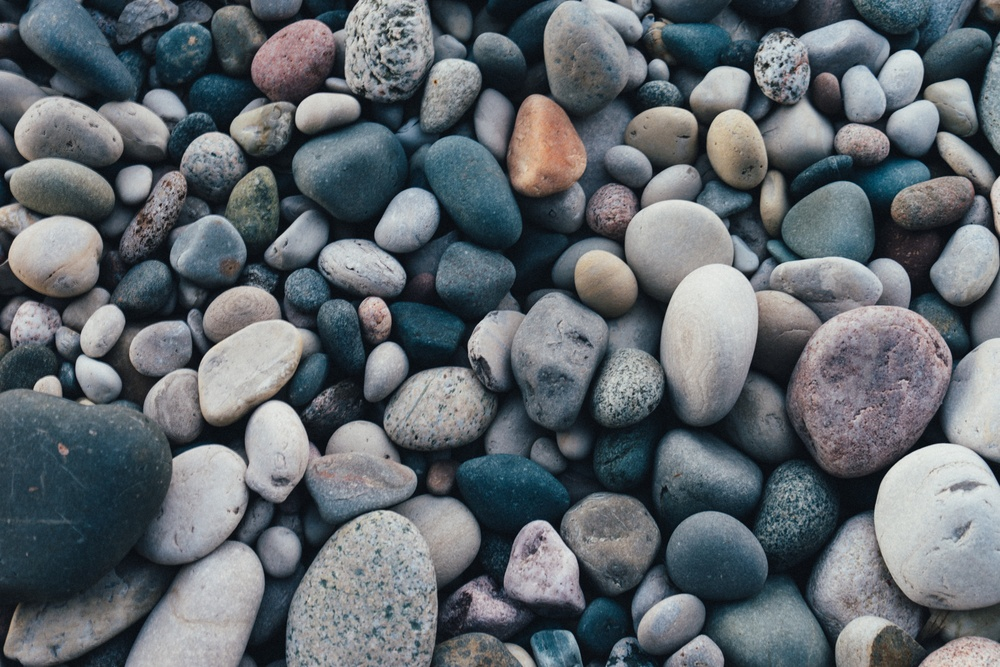
#> input picture stones_1.jpg, 1000 x 667 px, shrunk from 6000 x 4000 before the run, found by its file name
$ python lab.3.1.py
#> lines starting #> are read from the running program, lines starting #| are printed output that depends on the picture; after the words box and inside, x2 and y2 are one past the last pixel; in counts of white or black regions, pixels touching at a corner belong together
import os
import matplotlib.pyplot as plt
import numpy as np
from PIL import Image
from scipy.ndimage import (
    binary_closing,
    binary_dilation,
    binary_erosion,
    binary_opening,
)

# 1. Завантаження зображення
image_path = r"C:\Users\alimo\OneDrive\Робочий стіл\Pyton\lab3\stones_1.jpg"

if not os.path.exists(image_path):
    raise FileNotFoundError(f"Файл не знайдено за шляхом: {image_path}")

# 2. Перетворення у відтінки сірого (L-mode)
img_gray = Image.open(image_path).convert("L")
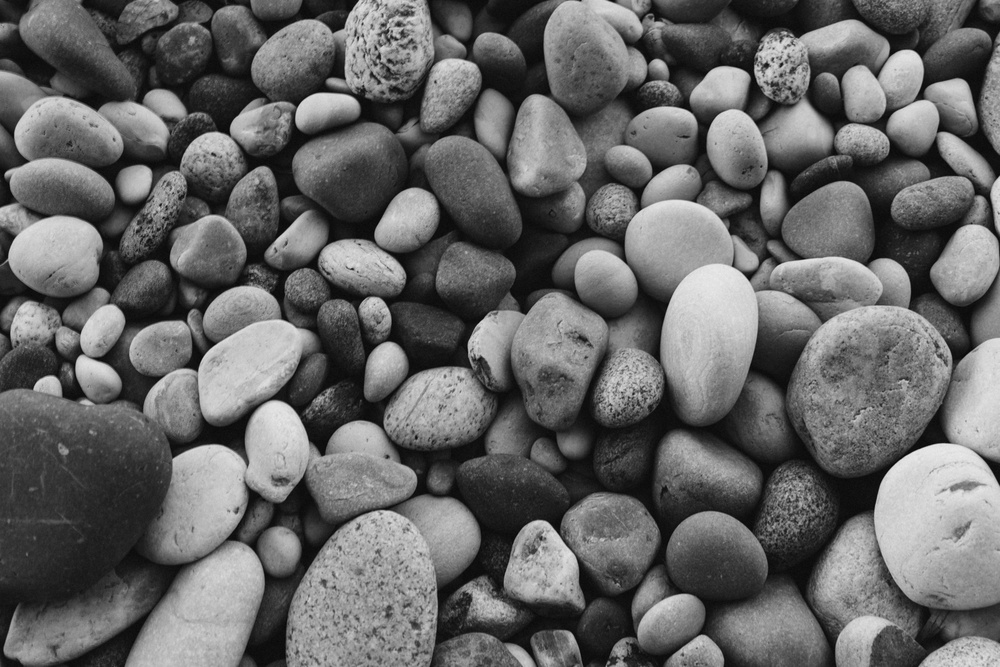
#> img_gray: PIL image 1000x667 L; min 3, max 236, mean 102.2
img_gray_arr = np.array(img_gray)

# 3. Порогове перетворення (бінаризація)
threshold = 135
im_bin = (img_gray_arr > threshold).astype(int)
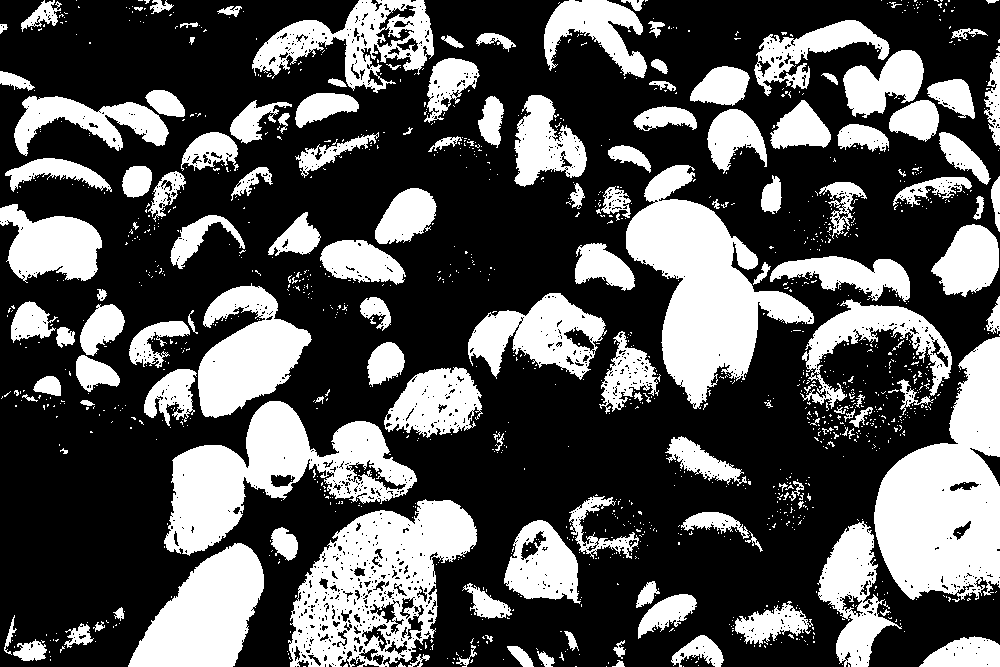
#> im_bin: shape (667, 1000) int64; values 0 (black) and 1 (white), 33.6% white; 1362 white regions (1217 under 20 px), largest, box (x1, y1, x2, y2) and area: (874, 337, 1000, 600) 20265, (626, 165, 814, 409) 18842, (288, 499, 477, 667) 17244

# 4. Створення структурного елемента: РОМБ (Варіант 1)
radius = 4  # розмір ромба (можна змінювати від 2 до 6)
y, x = np.ogrid[-radius : radius + 1, -radius : radius + 1]
struct_diamond = (np.abs(x) + np.abs(y) <= radius).astype(int)

print("Матриця структурного елемента (Ромб):")
print(struct_diamond)

im_eroded = binary_erosion(im_bin, structure=struct_diamond)
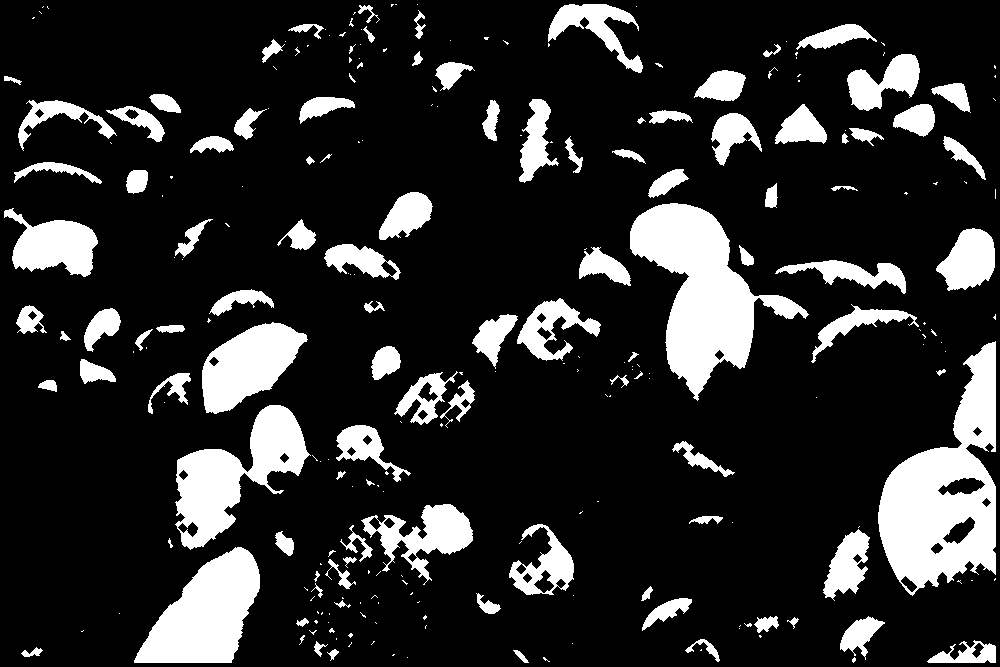
#> im_eroded: shape (667, 1000) bool; 17.1% white; 253 white regions (146 under 20 px), largest, box (x1, y1, x2, y2) and area: (878, 341, 996, 596) 15617, (630, 203, 809, 401) 14203, (134, 547, 260, 663) 8669

# 5. Дилатація після ерозії (відновлення розмірів основних каменів)
im_dilated = binary_dilation(im_eroded, structure=struct_diamond)
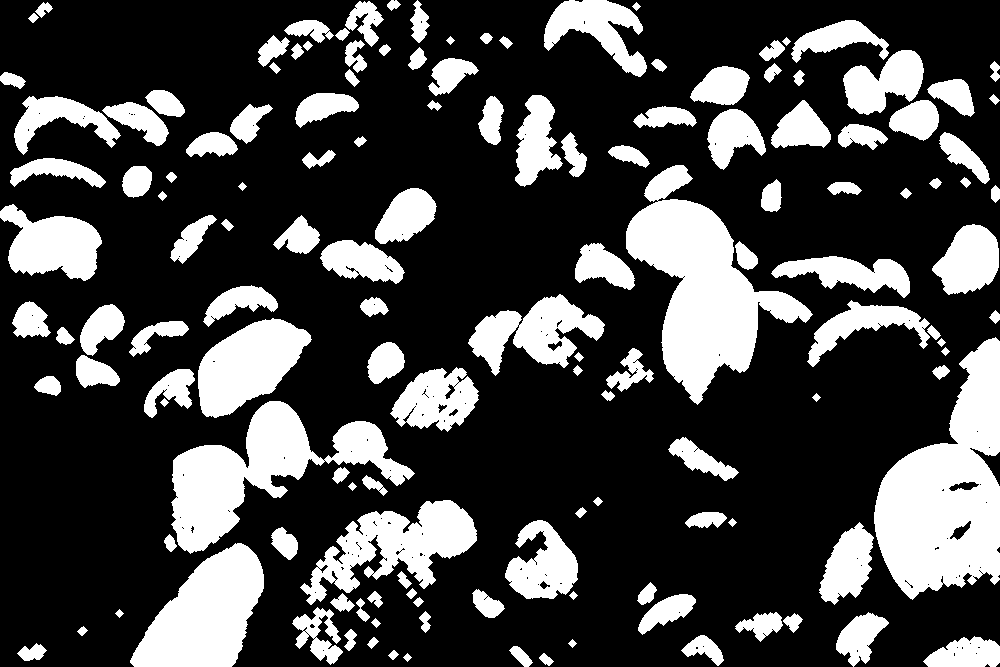
#> im_dilated: shape (667, 1000) bool; 27% white; 143 white regions, largest, box (x1, y1, x2, y2) and area: (874, 337, 1000, 600) 19582, (626, 165, 813, 405) 17840, (171, 401, 415, 554) 13375

# 6. Морфологічне розмикання та замикання
im_opened = binary_opening(im_bin, structure=struct_diamond)

im_closed = binary_closing(im_opened, structure=struct_diamond)
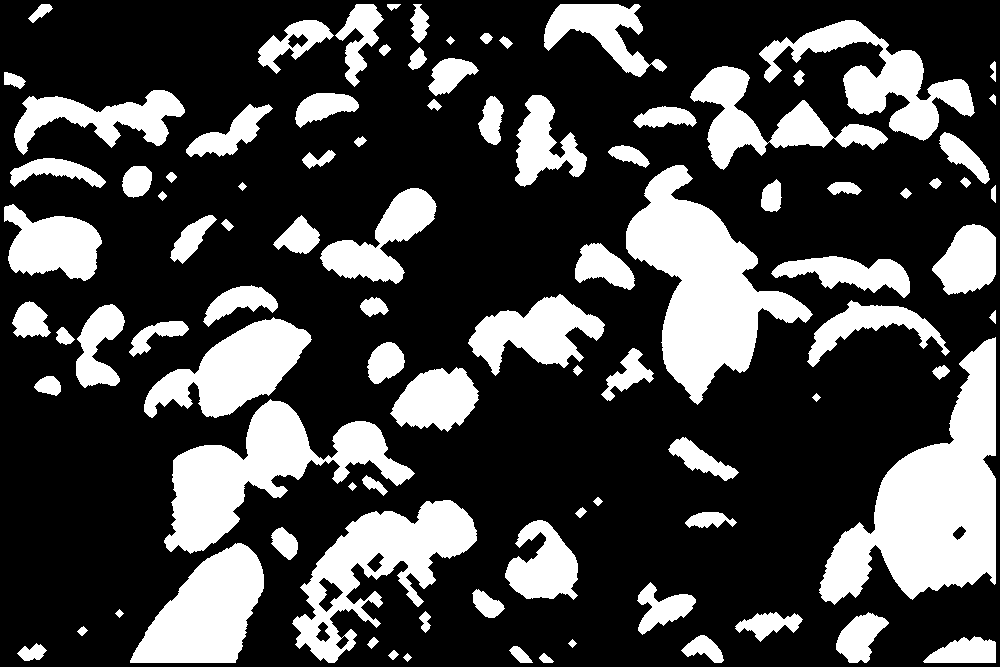
#> im_closed: shape (667, 1000) bool; 27.4% white; 94 white regions, largest, box (x1, y1, x2, y2) and area: (819, 337, 996, 605) 21994, (626, 165, 813, 405) 18516, (164, 399, 415, 554) 13929

# 7. Візуалізація результатів для звіту
fig, axes = plt.subplots(2, 3, figsize=(15, 10))

axes[0, 0].imshow(img_gray_arr, cmap="gray")
axes[0, 0].set_title("1. Відтінки сірого")
axes[0, 0].axis("off")

axes[0, 1].imshow(im_bin, cmap="gray")
axes[0, 1].set_title(f"2. Бінарне (поріг = {threshold})")
axes[0, 1].axis("off")

axes[0, 2].imshow(struct_diamond, cmap="gray")
axes[0, 2].set_title("3. Структурний елемент (Ромб)")
axes[0, 2].axis("off")

axes[1, 0].imshow(im_eroded, cmap="gray")
axes[1, 0].set_title("4. Ерозія (Erosion)")
axes[1, 0].axis("off")

axes[1, 1].imshow(im_dilated, cmap="gray")
axes[1, 1].set_title("5. Дилатація після ерозії")
axes[1, 1].axis("off")

axes[1, 2].imshow(im_closed, cmap="gray")
axes[1, 2].set_title("6. Розмикання + Замикання")
axes[1, 2].axis("off")

plt.tight_layout()


output_dir = os.path.dirname(image_path)
output_file = os.path.join(output_dir, "lab3_results.png")
plt.savefig(output_file, dpi=300)
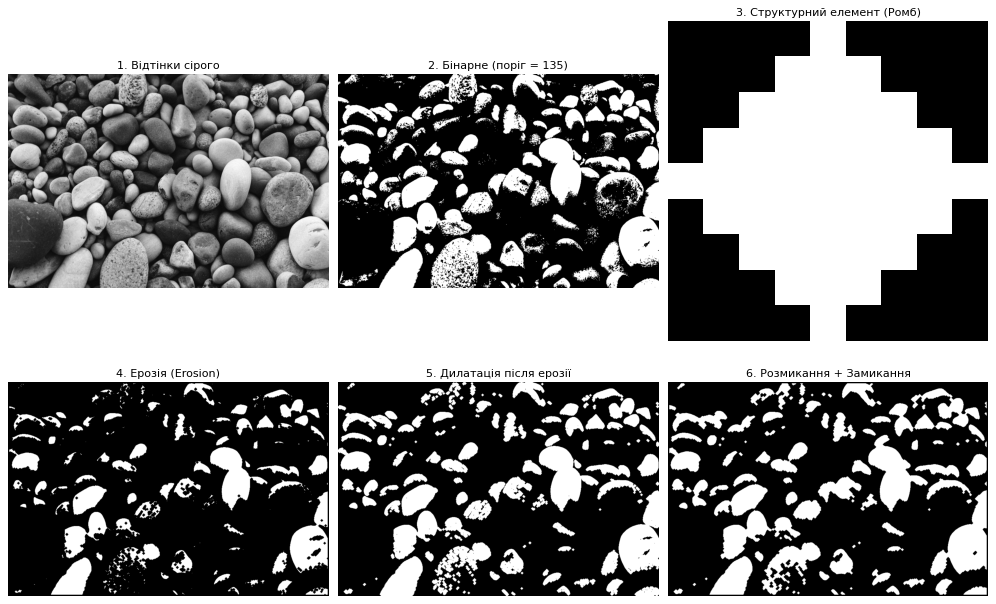
#> figure drawn by matplotlib, 6 panels
print(f"Результати збережено у: {output_file}")

plt.show()
